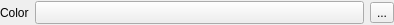
<?xml version="1.0" encoding="UTF-8"?>
<ui version="4.0">
 <class>SimpleLineMaterialWidgetBase</class>
 <widget class="QWidget" name="SimpleLineMaterialWidgetBase">
  <property name="geometry">
   <rect>
    <x>0</x>
    <y>0</y>
    <width>394</width>
    <height>25</height>
   </rect>
  </property>
  <property name="windowTitle">
   <string notr="true">Form</string>
  </property>
  <layout class="QGridLayout" name="gridLayout">
   <property name="leftMargin">
    <number>0</number>
   </property>
   <property name="topMargin">
    <number>0</number>
   </property>
   <property name="rightMargin">
    <number>0</number>
   </property>
   <property name="bottomMargin">
    <number>0</number>
   </property>
   <item row="0" column="1">
    <widget class="QgsColorButton" name="btnAmbient">
     <property name="sizePolicy">
      <sizepolicy hsizetype="Expanding" vsizetype="Fixed">
       <horstretch>0</horstretch>
       <verstretch>0</verstretch>
      </sizepolicy>
     </property>
     <property name="minimumSize">
      <size>
       <width>120</width>
       <height>0</height>
      </size>
     </property>
    </widget>
   </item>
   <item row="0" column="2">
    <widget class="QgsPropertyOverrideButton" name="mAmbientDataDefinedButton">
     <property name="text">
      <string>...</string>
     </property>
    </widget>
   </item>
   <item row="0" column="0">
    <widget class="QLabel" name="lblAmbient">
     <property name="text">
      <string>Color</string>
     </property>
    </widget>
   </item>
  </layout>
 </widget>
 <customwidgets>
  <customwidget>
   <class>QgsPropertyOverrideButton</class>
   <extends>QToolButton</extends>
   <header>qgspropertyoverridebutton.h</header>
  </customwidget>
  <customwidget>
   <class>QgsColorButton</class>
   <extends>QToolButton</extends>
   <header>qgscolorbutton.h</header>
   <container>1</container>
  </customwidget>
 </customwidgets>
 <resources/>
 <connections/>
</ui>
